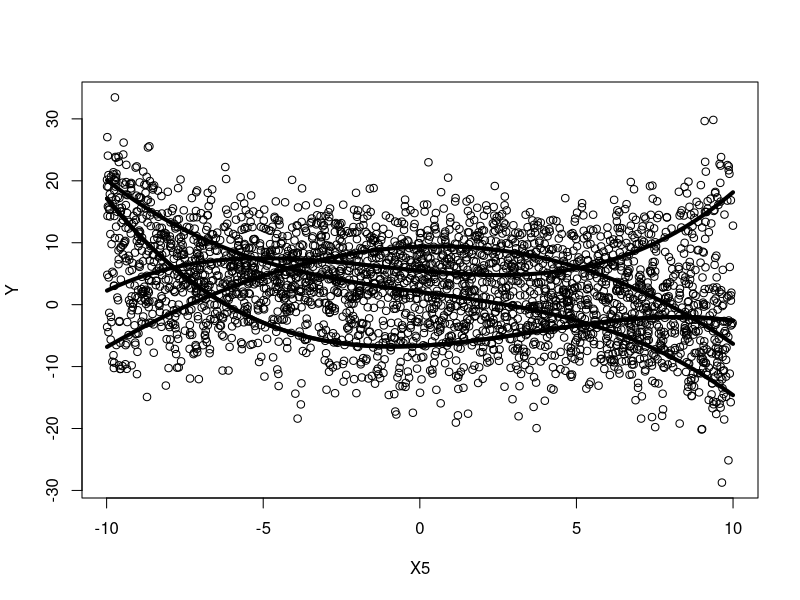

Here is the R script that generated this plot:
set.seed(151)

n <- 3000

X5 <- runif(n, -10, 10)
X2 <- sample(c('blue pill', 'red pill', 'mystery pill', 'green pill'), n, replace=TRUE)

blue <- ifelse(X2 == 'blue pill', 1, 0)
red <- ifelse(X2 == 'red pill', 1, 0)
green <- ifelse(X2 == 'green pill', 1, 0)
mystery <- ifelse(X2 == 'mystery pill', 1, 0)

beta0 <- 4
beta1 <- .2
beta2 <- .03
beta3 <- -.01

beta4 <- 1
beta5 <- -.5
beta6 <- .02
beta7 <- .02

beta8 <- 5
beta9 <- -.09
beta10 <- -.18
beta11 <- .009

beta12 <- -2
beta13 <- -.9
beta14 <- -.02
beta15 <- 0

beta16 <- -10
beta17 <- -.1
beta18 <- .1
beta19 <- 0

sigma <- 5

Y <- 
     beta0 + beta1*X5 + beta2*X5^2 + beta3*X5^3 +
     beta4*blue + beta5*X5*blue + beta6*X5^2*blue + beta7*X5^3*blue +
     beta8*red + beta9*X5*red + beta10*X5^2*red + beta11*X5^3*red +
     beta12*green + beta13*X5*green + beta14*X5^2*green + beta15*X5^3*green +
     beta16*mystery + beta17*X5*mystery + beta18*X5^2*mystery + beta19*X5^3*mystery +
  rnorm(n, 0, sigma)

myData <- data.frame(
            Y = Y
            ,
            X1 = rf(n, 3, 9)
            ,
            X2 = X2
            ,
            X3 = sample(c(0,1), n, replace=TRUE)
            ,
            X4 = rf(n, 2, 5)
            ,
            X5 = X5
            ,
            X6 = rf(n, 2, 5) + rt(n, 1)^2
            ,
            X7 = sample(c(0,1), n, replace=TRUE)
            ,
            X8 = runif(n, -20, 5)
            ,
            X9 = rpois(n, 3.2)
            ,
            X10 = rbinom(n, 30, .5)
          )

plot(Y ~ X5, data = myData)


# pairs(myData)

mylm <- lm(Y ~ X5 + X2 + X5:X2 + I(X5^2) + I(X5^3) + I(X5^2):X2 + I(X5^3):X2, data = myData)

summary(mylm)

b <- coef(mylm)

curve(b[1] + b[2]*x + b[6]*x^2 + b[7]*x^3, add=TRUE, col=palette()[1], lwd=4)
curve((b[1] + b[3]) + (b[2] + b[8])*x + (b[6] + b[11])*x^2 + (b[7] + b[14])*x^3, add=TRUE, col=palette()[1], lwd=4)
curve((b[1] + b[4]) + (b[2] + b[9])*x + (b[6] + b[12])*x^2 + (b[7] + b[15])*x^3, add=TRUE, col=palette()[1], lwd=4)
curve((b[1] + b[4]) + (b[2] + b[9])*x + (b[6] + b[12])*x^2 + (b[7] + b[15])*x^3, add=TRUE, col=palette()[1], lwd=4)
curve((b[1] + b[5]) + (b[2] + b[10])*x + (b[6] + b[13])*x^2 + (b[7] + b[16])*x^3, add=TRUE, col=palette()[1], lwd=4)

# lm1 <- lm(Y ~ X4, data = myData)
# 
# lm(formula = Y ~ X1, data = myData)
# 
# palette(c("skyblue","orange"))
# pairs(cbind(R=lm1$res, fit=lm1$fit, myData), pch=16, cex=1, panel=panel.smooth, col.smooth="skyblue4", col=factor(myData$X1))
